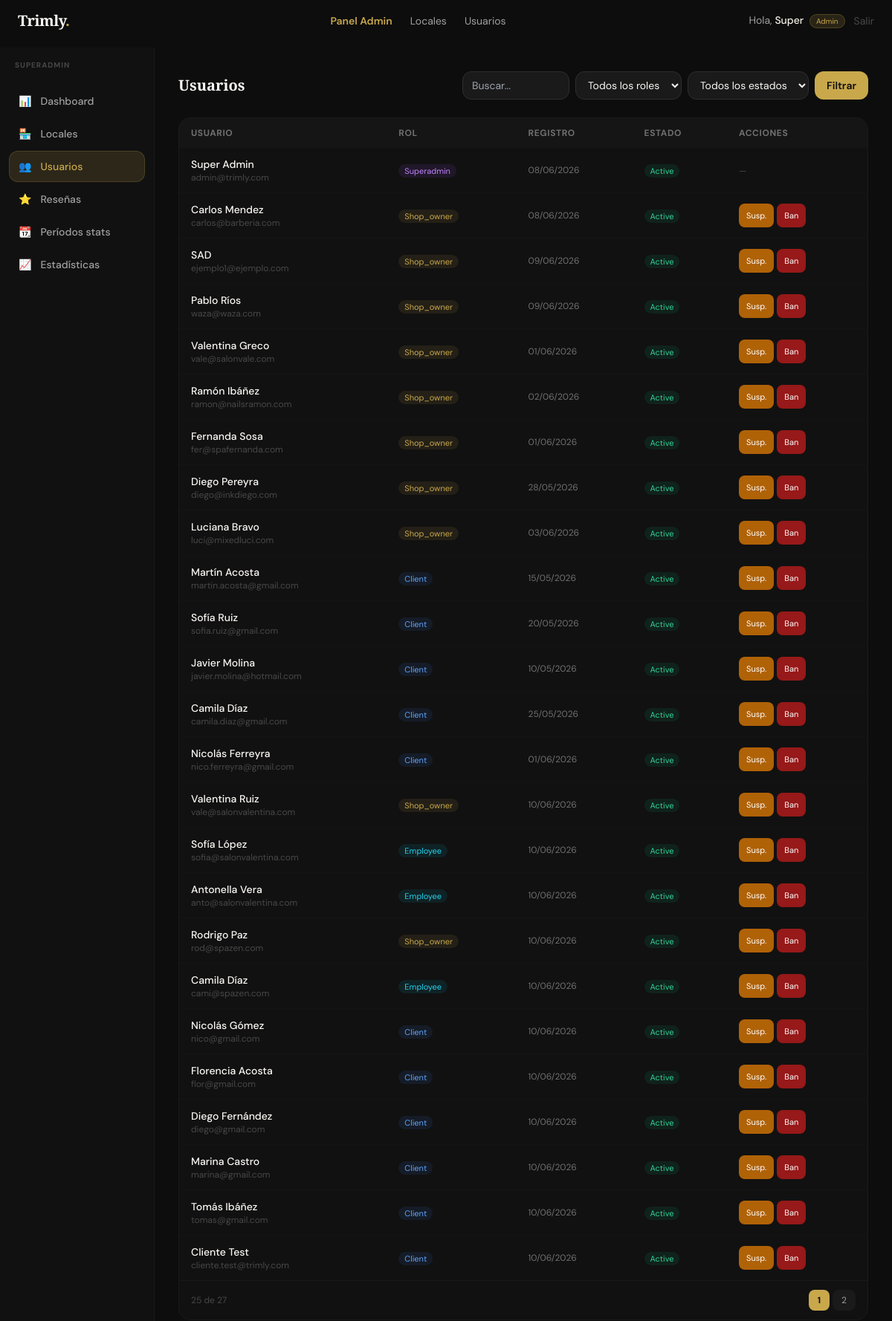
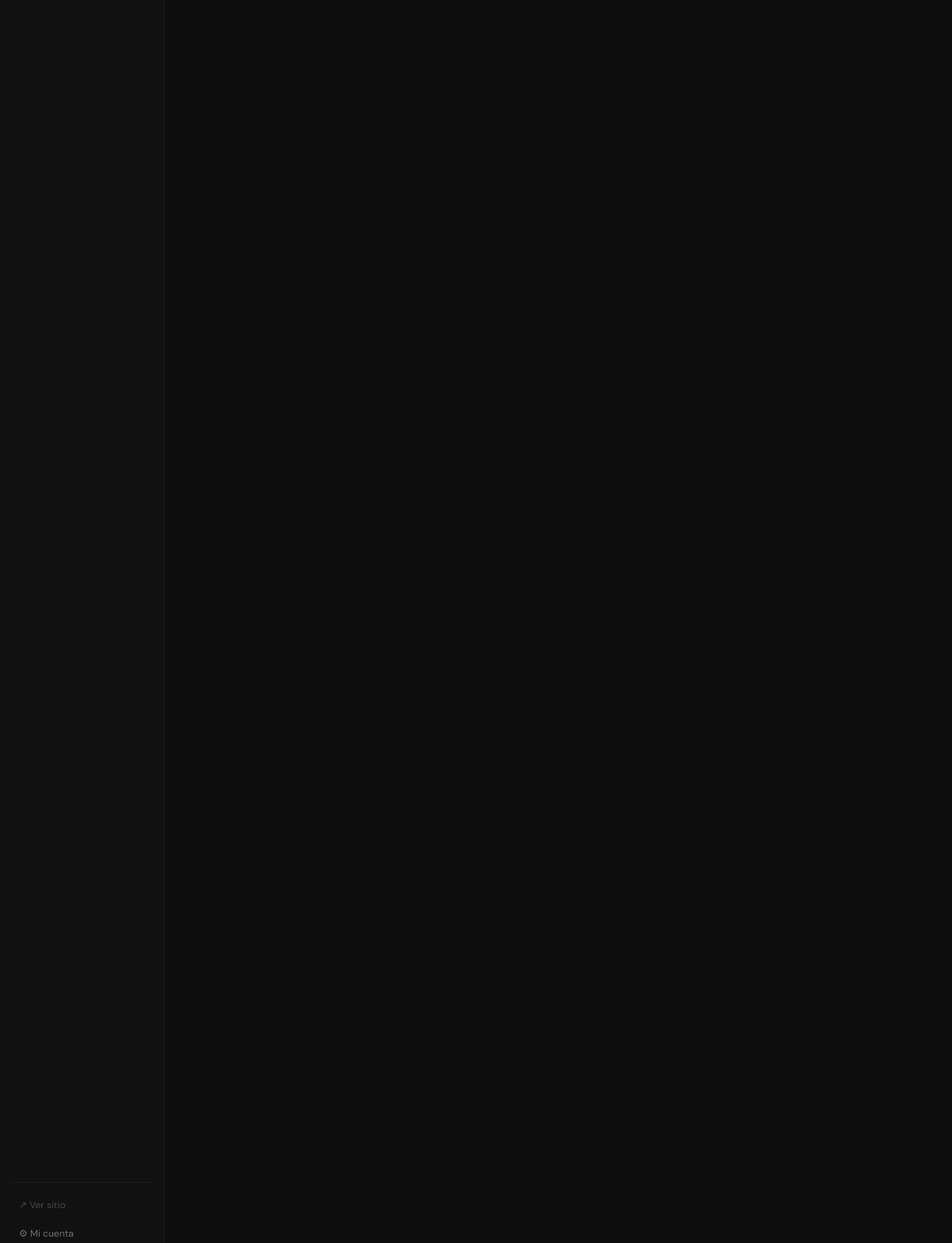
The page /trimly/admin/usuarios (signed in) on the database its author committed (2 pictures, top to bottom).
### tables this page shows
CREATE TABLE `users` (
  `id` int UNSIGNED NOT NULL,
  `name` varchar(100) NOT NULL,
  `email` varchar(150) NOT NULL,
  `phone` varchar(30) DEFAULT NULL,
  `password_hash` varchar(255) NOT NULL,
  `role` enum('superadmin','shop_owner','employee','client') NOT NULL DEFAULT 'client',
  `avatar` varchar(255) DEFAULT NULL,
  `email_verified` tinyint(1) NOT NULL DEFAULT '0',
  `verify_token` varchar(100) DEFAULT NULL,
  `reset_token` varchar(100) DEFAULT NULL,
  `reset_expires` datetime DEFAULT NULL,
  `status` enum('active','suspended','banned') NOT NULL DEFAULT 'active',
  `last_login` datetime DEFAULT NULL,
  `created_at` datetime NOT NULL DEFAULT CURRENT_TIMESTAMP,
  `updated_at` datetime NOT NULL DEFAULT CURRENT_TIMESTAMP ON UPDATE CURRENT_TIMESTAMP,
  `ban_reason` varchar(500) DEFAULT NULL,
  `suspended_until` datetime DEFAULT NULL
);

### app/Controllers/BaseController.php (called while the page is built, shortened)
<?php
abstract class BaseController
{
    protected function view(string $template, array $viewData = [], int $status = 200): void
    {
        require APP_PATH . '/Views/partials/layout.php';
    }
    protected function input(string $key, mixed $default = null): mixed
    {
        return $_POST[$key] ?? $_GET[$key] ?? $default;
    }
}

### app/Controllers/AdminController.php (called while the page is built, shortened)
<?php
class AdminController extends BaseController
{
    private User $userModel;
    public function __construct() {
        $this->userModel   = new User();
    }
    public function users(): void {
        $page   = max(1,(int)$this->input('page',1));
        $where  = ['1']; $params = [];
        $result = $this->userModel->paginate($page,25,implode(' AND ',$where),$params);
        $this->view('admin/users',['pageTitle'=>'Usuarios — Admin','users'=>$result['data'],'pagination'=>$result,'filter'=>compact('role','status','search')]);
    }
}

### index.php (called while the page is built, shortened)
<?php
$routes = require BASE_PATH . '/routes/web.php';
$method = $_SERVER['REQUEST_METHOD'];
$uri  = parse_url($_SERVER['REQUEST_URI'], PHP_URL_PATH);
$base = base_path();
if ($base && str_starts_with($uri, $base)) $uri = substr($uri, strlen($base));
$uri = rtrim($uri, '/') ?: '/';
$matched = null; $params = [];
foreach ($routes as [$rMethod, $pattern, $handler, $middleware]) {
    if (strtoupper($rMethod) !== $method) continue;
    $regex = str_contains($pattern, '{any}')
        ? str_replace('{any}', '(.*)', $pattern)
        : preg_replace('/\{[^}]+\}/', '([^/]+)', $pattern);
    $regex = '#^' . $regex . '$#u';
    if (preg_match($regex, $uri, $matches)) {
        preg_match_all('/\{([^}]+)\}/', $pattern, $paramNames);
        array_shift($matches);
        $params  = !empty($paramNames[1]) ? array_combine($paramNames[1], $matches) : [];
        $matched = [$handler, $middleware, $params];
        break;
    }
}
[$handler, $middleware, $params] = $matched;
[$controllerName, $actionName] = explode('@', $handler);
$controller = new $controllerClass();
$controller->$actionName(...array_values($params));

### app/Helpers/Helpers.php (called while the page is built, shortened)
<?php
function base_path(): string {
    static $base = null;
    if ($base === null) {
        $appUrl = rtrim(getenv('APP_URL') ?: 'http://localhost', '/');
        $parsed = parse_url($appUrl);
        $base   = rtrim($parsed['path'] ?? '', '/');
    }
    return $base;
}
function path(string $route = ''): string {
    return base_path() . '/' . ltrim($route, '/');
}
function e(mixed $val): string {
    return htmlspecialchars((string)($val ?? ''), ENT_QUOTES | ENT_SUBSTITUTE, 'UTF-8');
}
function fecha(string|null $date, string $format = 'd/m/Y'): string {
    return date($format, strtotime($date));
}

### app/Models/BaseModel.php (called while the page is built, shortened)
<?php
abstract class BaseModel
{
    protected PDO    $db;
    protected string $table;
    public function __construct()
    {
        $this->db = Database::getInstance();
    }
    public function paginate(int $page, int $perPage, string $where = '1', array $params = []): array
    {
        $offset = ($page - 1) * $perPage;
        $total  = $this->db->prepare("SELECT COUNT(*) FROM {$this->table} WHERE $where");
        $total->execute($params);
        $count  = (int) $total->fetchColumn();
        $st = $this->db->prepare("SELECT * FROM {$this->table} WHERE $where LIMIT $perPage OFFSET $offset");
        $st->execute($params);
        return [
            'data'         => $st->fetchAll(),
            'total'        => $count,
            'per_page'     => $perPage,
            'current_page' => $page,
            'last_page'    => (int) ceil($count / $perPage),
        ];
    }
}

### app/Models/Database.php (called while the page is built, shortened)
<?php
class Database
{
    private static ?PDO $instance = null;
    public static function getInstance(): PDO
    {
        if (self::$instance === null) {
            $cfg = require BASE_PATH . '/config/database.php';
            $dsn = "mysql:host={$cfg['host']};port={$cfg['port']};dbname={$cfg['database']};charset={$cfg['charset']}";
            try {
                self::$instance = new PDO($dsn, $cfg['username'], $cfg['password'], $cfg['options']);
                self::$instance->exec("SET NAMES utf8mb4 COLLATE utf8mb4_unicode_ci");
            } catch (PDOException $e) {
                error_log('Trimly DB Error: ' . $e->getMessage());
                http_response_code(500);
                echo '<!DOCTYPE html><html><head><meta charset="UTF-8"><title>Error de conexión</title>
                <style>body{background:#0d0d0d;color:#eee;font-family:sans-serif;display:flex;align-items:center;justify-content:center;min-height:100vh;margin:0;}
                .box{text-align:center;padding:40px;border:1px solid #333;border-radius:16px;max-width:500px;}
                h1{color:#C9A84C;margin-bottom:12px;}p{color:#888;margin:8px 0;font-size:14px;}
                .err{background:#1a0000;border:1px solid #5a0000;border-radius:8px;padding:12px;margin:16px 0;font-family:monospace;font-size:13px;color:#ff6b6b;text-align:left;}</style>
                </head><body><div class="box">
                <h1>⚠ Error de base de datos</h1>
                <p>No se pudo conectar a MySQL. Verificá que:</p>
                <p>• MySQL esté corriendo en Laragon (botón verde)</p>
                <p>• La base de datos <strong>trimly</strong> exista</p>
                <p>• Las credenciales en <strong>.env</strong> sean correctas</p>
                <div class="err">' . htmlspecialchars($e->getMessage()) . '</div>
                </div></body></html>';
                exit;
            }
        }
        return self::$instance;
    }
}

### app/Views/admin/users.php (the view, shortened to what this page needs)
<div class="flex min-h-screen pt-16 pb-16 lg:pb-0">
<?php require __DIR__ . '/partials/sidebar.php'; ?>
<main class="flex-1 p-5 lg:p-8 overflow-x-hidden min-w-0">
  <div class="flex flex-col sm:flex-row sm:items-center justify-between gap-3 mb-6">
    <h1 class="font-display text-xl font-bold text-cream-light">Usuarios</h1>
    <form method="GET" class="flex flex-wrap gap-2">
      <input name="q" value="<?= e($filter['search']) ?>" placeholder="Buscar..." class="bg-ink-700 border border-ink-600 rounded-xl px-3 py-2 text-sm text-cream-light focus:border-gold focus:outline-none w-36">
      <select name="role" class="bg-ink-700 border border-ink-600 rounded-xl px-3 py-2 text-sm text-cream-light focus:border-gold focus:outline-none">
        <option value="">Todos los roles</option>
      </select>
      <select name="status" class="bg-ink-700 border border-ink-600 rounded-xl px-3 py-2 text-sm text-cream-light focus:border-gold focus:outline-none">
        <option value="">Todos los estados</option>
      </select>
      <button class="bg-gold text-ink-900 font-semibold px-4 py-2 rounded-xl text-sm hover:bg-gold-500 transition-colors">Filtrar</button>
    </form>
  </div>
  <div class="bg-ink-800 border border-ink-700 rounded-2xl overflow-hidden">
    <div class="overflow-x-auto">
      <table class="w-full text-sm min-w-[560px]">
        <thead class="bg-ink-700/50">
          <tr class="text-left text-ink-400 text-xs uppercase tracking-wider">
            <th class="px-4 py-3">Usuario</th>
            <th class="px-4 py-3">Rol</th>
            <th class="px-4 py-3 hidden md:table-cell">Registro</th>
            <th class="px-4 py-3">Estado</th>
            <th class="px-4 py-3">Acciones</th>
          </tr>
        </thead>
        <tbody class="divide-y divide-ink-700/40">
          <?php foreach($users as $u):
            $roleColors=['client'=>'text-blue-400 bg-blue-500/10','shop_owner'=>'text-gold bg-gold/10','employee'=>'text-cyan-400 bg-cyan-500/10','superadmin'=>'text-purple-400 bg-purple-500/10'];
            $rc=$roleColors[$u['role']]??'text-ink-400 bg-ink-700';
            $sc=['active'=>'text-emerald-400 bg-emerald-500/10','suspended'=>'text-amber-400 bg-amber-500/10','banned'=>'text-red-400 bg-red-500/10'][$u['status']??'active']??'text-ink-400 bg-ink-700';
          ?>
          <tr class="hover:bg-ink-700/20 transition-colors">
            <td class="px-4 py-3">
              <p class="font-medium text-cream-light"><?= e($u['name']) ?></p>
              <p class="text-xs text-ink-500"><?= e($u['email']) ?></p>
            </td>
            <td class="px-4 py-3"><span class="text-[11px] px-2 py-0.5 rounded-full <?=$rc?>"><?= ucfirst($u['role']) ?></span></td>
            <td class="px-4 py-3 hidden md:table-cell text-xs text-ink-400"><?= fecha($u['created_at']) ?></td>
            <td class="px-4 py-3"><span class="text-[11px] px-2 py-0.5 rounded-full <?=$sc?>"><?= ucfirst($u['status']??'active') ?></span></td>
            <td class="px-4 py-3">
              <?php if($u['role']!=='superadmin'): ?>
              <div class="flex gap-1 flex-wrap">
                <?php if(($u['status']??'active')!=='active'): ?>
                <button onclick="setStatus(<?=$u['id']?>,'active')" class="text-[11px] bg-emerald-600 hover:bg-emerald-500 text-white px-2.5 py-1.5 rounded-lg">Activar</button>
                <?php else: ?>
                <button onclick="openBanModal(<?=$u['id']?>,'suspended')" class="text-[11px] bg-amber-600/80 hover:bg-amber-600 text-white px-2.5 py-1.5 rounded-lg">Susp.</button>
                <button onclick="openBanModal(<?=$u['id']?>,'banned')" class="text-[11px] bg-red-700/80 hover:bg-red-700 text-white px-2.5 py-1.5 rounded-lg">Ban</button>
                <?php endif; ?>
              </div>
              <?php else: ?>
              <span class="text-xs text-ink-500">—</span>
              <?php endif; ?>
            </td>
          </tr>
          <?php endforeach; ?>
        </tbody>
      </table>
    </div>
    <?php if($pagination['last_page']>1): ?>
    <div class="flex items-center justify-between px-4 py-3 border-t border-ink-700">
      <p class="text-xs text-ink-500"><?= count($users) ?> de <?= $pagination['total'] ?></p>
      <div class="flex gap-1 flex-wrap">
        <?php for($p=1;$p<=$pagination['last_page'];$p++): $a=$p===$pagination['current_page']; ?>
        <a href="?<?= http_build_query(array_merge($filter,['page'=>$p])) ?>" class="px-3 py-1.5 text-xs rounded-lg <?=$a?'bg-gold text-ink-900 font-bold':'bg-ink-700 text-ink-300 hover:bg-ink-600'?>"><?=$p?></a>
        <?php endfor; ?>
      </div>
    </div>
    <?php endif; ?>
  </div>
</main>
</div>

### app/Views/partials/header.php (shortened to what this page needs)
<?php
$user     = $_SESSION['user'] ?? null;
$role     = $user['role'] ?? null;
$isAdmin  = $role === 'superadmin';
?>
<header class="fixed top-0 left-0 right-0 z-50" style="left:0;right:0;width:100%">
  <div id="hdr" class="transition-all duration-300 border-b border-transparent">
    <div class="w-full px-4 sm:px-6">
      <div class="flex items-center justify-between h-14">
        <a href="<?= path('/') ?>" class="flex items-center shrink-0 mr-6">
          <span class="font-display font-bold text-xl text-cream-light tracking-tight">Trimly<span class="text-gold">.</span></span>
        </a>
        <nav class="hidden md:flex items-center gap-6">
          <?php if($isAdmin): ?>
            <a href="<?= path('/admin') ?>" class="nav-link text-sm font-semibold text-gold">Panel Admin</a>
            <a href="<?= path('/admin/locales') ?>" class="nav-link text-sm text-ink-300 hover:text-cream transition-colors">Locales</a>
            <a href="<?= path('/admin/usuarios') ?>" class="nav-link text-sm text-ink-300 hover:text-cream transition-colors">Usuarios</a>
          <?php endif; ?>
        </nav>
        <div class="hidden md:flex items-center gap-3">
          <?php if($user): ?>
            <span class="text-sm text-ink-300">Hola, <span class="text-cream font-medium"><?= e(explode(' ',$user['name'])[0]) ?></span>
              <?php if($isAdmin): ?><span class="ml-1 text-[10px] bg-gold/15 text-gold border border-gold/25 px-2 py-0.5 rounded-full">Admin</span><?php endif; ?>
            </span>
            <a href="<?= path('/logout') ?>" class="text-sm text-ink-500 hover:text-ink-200 transition-colors">Salir</a>
          <?php endif; ?>
        </div>
      </div>
    </div>
  </div>
</header>

### app/Views/partials/layout.php (style rules this page uses)
.nav-link { position:relative; }
.nav-link::after { content:'';position:absolute;bottom:-2px;left:0;width:0;height:1px;background:#C9A84C;transition:width .3s ease; }

### rows shown on the page
users: name "Super", name "Super Admin", email "admin@trimly.com", role "Superadmin", created_at "08/06/2026", status "Active"
users: name "Carlos Mendez", email "carlos@barberia.com", role "Shop_owner", created_at "08/06/2026", status "Active"
users: name "SAD", email "ejemplo1@ejemplo.com", role "Shop_owner", created_at "09/06/2026", status "Active"
users: name "Pablo Ríos", email "waza@waza.com", role "Shop_owner", created_at "09/06/2026", status "Active"
users: name "Valentina Greco", email "vale@salonvale.com", role "Shop_owner", created_at "01/06/2026", status "Active"
users: name "Ramón Ibáñez", email "ramon@nailsramon.com", role "Shop_owner", created_at "02/06/2026", status "Active"
users: name "Fernanda Sosa", email "fer@spafernanda.com", role "Shop_owner", created_at "01/06/2026", status "Active"
users: name "Diego Pereyra", email "diego@inkdiego.com", role "Shop_owner", created_at "28/05/2026", status "Active"
users: name "Luciana Bravo", email "luci@mixedluci.com", role "Shop_owner", created_at "03/06/2026", status "Active"
users: name "Martín Acosta", email "martin.acosta@gmail.com", role "Client", created_at "15/05/2026", status "Active"
users: name "Sofía Ruiz", email "sofia.ruiz@gmail.com", role "Client", created_at "20/05/2026", status "Active"
users: name "Javier Molina", email "javier.molina@hotmail.com", role "Client", created_at "10/05/2026", status "Active"
users: name "Camila Díaz", email "camila.diaz@gmail.com", role "Client", created_at "25/05/2026", status "Active"
users: name "Nicolás Ferreyra", email "nico.ferreyra@gmail.com", role "Client", created_at "01/06/2026", status "Active"
users: name "Valentina Ruiz", email "vale@salonvalentina.com", role "Shop_owner", created_at "10/06/2026", status "Active"
users: name "Sofía López", email "sofia@salonvalentina.com", role "Employee", created_at "10/06/2026", status "Active"
users: name "Antonella Vera", email "anto@salonvalentina.com", role "Employee", created_at "10/06/2026", status "Active"
users: name "Rodrigo Paz", email "rod@spazen.com", role "Shop_owner", created_at "10/06/2026", status "Active"
users: name "Camila Díaz", email "cami@spazen.com", role "Employee", created_at "10/06/2026", status "Active"
users: name "Nicolás Gómez", email "nico@gmail.com", role "Client", created_at "10/06/2026", status "Active"
users: name "Florencia Acosta", email "flor@gmail.com", role "Client", created_at "10/06/2026", status "Active"
users: name "Diego Fernández", email "diego@gmail.com", role "Client", created_at "10/06/2026", status "Active"
users: name "Marina Castro", email "marina@gmail.com", role "Client", created_at "10/06/2026", status "Active"
users: name "Tomás Ibáñez", email "tomas@gmail.com", role "Client", created_at "10/06/2026", status "Active"
users: name "Cliente Test", email "cliente.test@trimly.com", role "Client", created_at "10/06/2026", status "Active"

### other values the page prints
$item['icon'] "📊"
$item['label'] "Dashboard"
$item['icon'] "🏪"
$item['label'] "Locales"
$item['icon'] "👥"
$item['label'] "Usuarios"
$item['icon'] "⭐"
$item['label'] "Reseñas"
$item['icon'] "📆"
$item['label'] "Períodos stats"
$item['icon'] "📈"
$item['label'] "Estadísticas"
count($users) "25"
$pagination['total'] "27"
